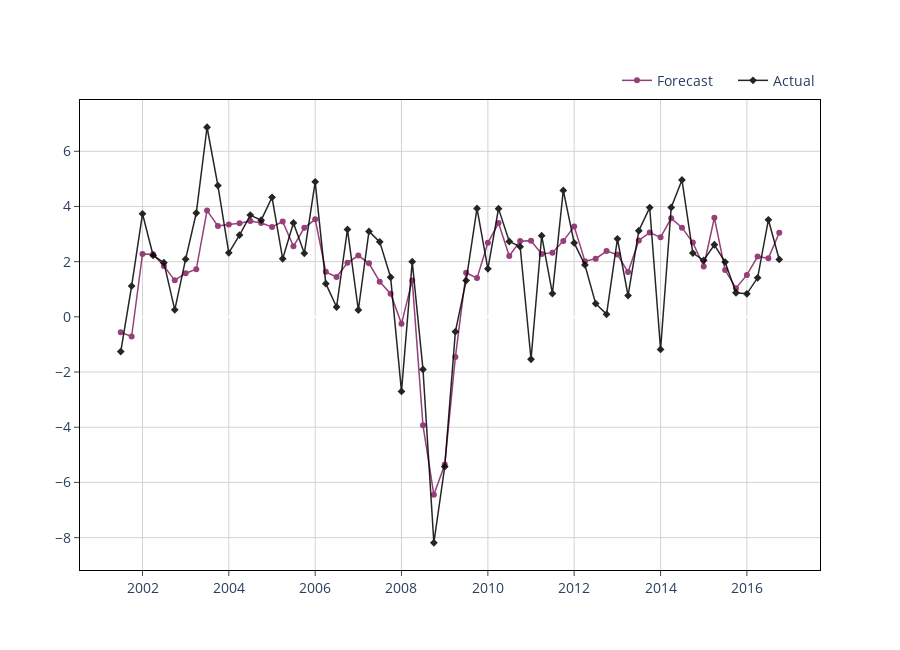

Notebook source saved alongside this figure:
### Code cell
from sklearn.linear_model import Ridge

model = Ridge()

model.fit(X_train_pca, y_train)
train_preds = pd.DataFrame.from_dict({
    "date": X_train_pca.index,
    "predictions": model.predict(X_train_pca).reshape(1, -1)[0],
    "actuals": y_train[target_col_name].values
})

# plt.plot(train_preds.date, train_preds.actuals, label="actual") 
# plt.plot(train_preds.date, train_preds.predictions, label="predictions")
# plt.legend();
plot_prediction(dt=train_preds.date, y_pred=train_preds.predictions, y_actual=train_preds.actuals, mode = "lines+markers", legend_position=(1, 1.075))

predictions.append(model.predict(X_train_pca)[0][0])
print(predictions[-1])
